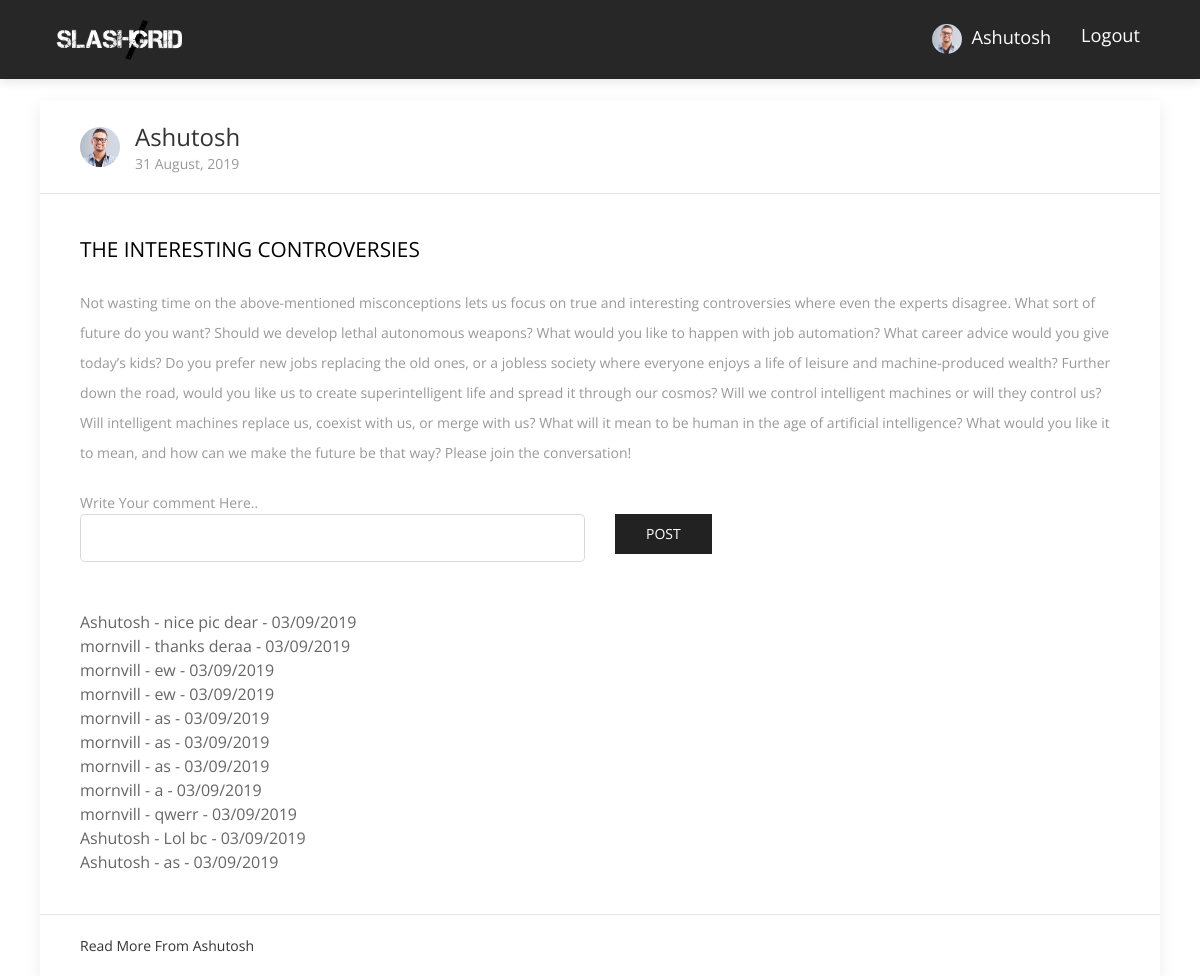
Screenshot of /post/9 (signed in) with the database file from the repository.
### flaskblog/models.py (models this page shows, shortened)
class User(db.Model, UserMixin):
    id = db.Column(db.Integer, primary_key=True)
    username = db.Column(db.String(20), unique=True, nullable=False)
    email = db.Column(db.String(120), unique=True, nullable=False)
    image_file = db.Column(db.String(20), nullable=False, default='default.jpg')
    password = db.Column(db.String(60), nullable=False)
    fb_link = db.Column(db.String(120), unique=True, nullable=True)
    posts = db.relationship('Post', backref='author', lazy=True)
    comment = db.relationship('Comments', backref='author', lazy=True)

class Post(db.Model):
    id = db.Column(db.Integer, primary_key=True)
    title = db.Column(db.String(100), nullable=False)
    date_posted = db.Column(db.DateTime, nullable=False, default=datetime.utcnow)
    content = db.Column(db.Text, nullable=False)
    user_id = db.Column(db.Integer, db.ForeignKey('user.id'), nullable=False)
    comment = db.relationship('Comments', backref='post', lazy=True)

class Comments(db.Model):
    id = db.Column(db.Integer, primary_key=True)
    title = db.Column(db.String(100), nullable=False)
    date_posted = db.Column(db.DateTime, nullable=False, default=datetime.utcnow)
    post_id = db.Column(db.Integer, db.ForeignKey('post.id'), nullable=False)
    user_id = db.Column(db.Integer, db.ForeignKey('user.id'), nullable=False)

### flaskblog/posts/routes.py (the view)
@posts.route("/post/<int:post_id>", methods=['GET', 'POST'])
@login_required
def post(post_id):
    comment = Comments.query.filter_by(post_id=post_id)
    form = CommentsForm()
    if form.validate_on_submit():
        post = Post.query.get(post_id)
        comment = Comments(title=form.title.data, author= current_user, post=post)
        db.session.add(comment)
        db.session.commit()
        return redirect(url_for('posts.post', post_id=post.id))
    post = Post.query.get_or_404(post_id)
    return render_template('post.html', title=post.title, post=post, comments=comment, form=form)

### flaskblog/posts/forms.py
class CommentsForm(FlaskForm):
    title = StringField('Comment..', validators=[DataRequired()])
    submit = SubmitField('Post')

### flaskblog/models.py (called while the page is built)
@login_manager.user_loader
def load_user(user_id):
    return User.query.get(int(user_id))

### flaskblog/templates/post.html (shortened to what this page needs)
{% extends "base.html" %}
{% block content %}
<div class="uk-container" style="margin-top:100px">
    <div class="uk-card uk-card-default uk-width-1-1@m">
      <div class="uk-card-header">
            <div class="uk-grid-small uk-flex-middle" uk-grid>
                <div class="uk-width-auto">
                    <img class="uk-border-circle" width="40" height="40" src="{{ url_for('static', filename='profile_pics/' + post.author.image_file) }}">
                </div>
                <div class="uk-width-expand">
                <h3 class="uk-card-title uk-margin-remove-bottom"  style="text-transform:capitalize"> {{ post.author.username }}
                </h3>
                    <p class="uk-text-meta uk-margin-remove-top"><time datetime="{{ post.date_posted.strftime('%d %B %Y') }}">{{ post.date_posted.strftime('%d %B, %Y') }}</time></p>
                </div>
            </div>
        </div>
        <div class="uk-card-body">
          <p style="font-size: 1.3em;color:black;">{{ post.title }}</p>
          <br>
            <p>{{ post.content }}</p>
            <br>
            <p>
              <form class="login100-form validate-form" method="POST" action="" >
                <span class="login100-form-title p-b-26">
                  Write Your comment Here..
            	</span>
                          <div class="row text-center">
                          <fieldset class="form-group col-lg-6">
                              <div class="form-group">
                                  {% if form.title.errors %}
                                      {{ form.title(class="form-control form-control-lg is-invalid") }}
                                      <div class="invalid-feedback">
                                          {% for error in form.title.errors %}
                                              <span>{{ error }}</span>
                                          {% endfor %}
                                      </div>
                                  {% else %}
                                      {{ form.title(class="form-control form-control-lg") }}
                                  {% endif %}
                              </div>
                          </fieldset>
                          <div class="form-group col-lg-6 text-left">
                              {{ form.submit(class="uk-button uk-button-secondary") }}
                          </div>
                          </div>
              </form>
              {% for comment in comments %}
              {{ comment.author.username }} - {{ comment.title }} - {{ comment.date_posted.strftime('%d/%m/%Y') }}
              <br>
              {% endfor %}
            </p>
        </div>
        <div class="uk-card-footer">
            <a href="{{ url_for('users.user_posts', username=post.author.username) }}" class="uk-button uk-button-text" style="text-transform: capitalize">Read more from {{ post.author.username }}</a>
        </div>
    </div>
</div>
{% endblock %}

### flaskblog/templates/navbar.html (shortened to what this page needs)
<nav class="navbar main-nav  fixed-top navbar-expand-lg" style="background:#272727 !important">
    <div class="container">
        <a class="navbar-brand" href="/"><img src="{{ url_for('static', filename='images/download2.png') }}" alt="logo" width="150" style="padding:10px"></a>
        <div class="collapse navbar-collapse" id="navbarNav">
        <ul class="navbar-nav ml-auto">
          {% if current_user.is_authenticated %}
          <li class="nav-item">
              <a class="nav-link" href="{{ url_for('users.account') }}" style="text-transform: capitalize;color:white;font-size:1.3em">
                  <img class="rounded-circle" src="{{ url_for('static', filename='profile_pics/' + current_user.image_file) }}" width="30">
                  &nbsp;{{ current_user.username }}
              </a>
          </li>
          <li class="nav-item">
              <a class="nav-link" href="{{ url_for('users.logout') }}" style="color:white;font-size:1.3em">Logout</a>
          </li>
         {% endif %}
        </ul>
        </div>
    </div>
</nav>

### flaskblog/static/css/style.css (style rules this page uses)
body { font-family: "Open Sans", sans-serif; -webkit-font-smoothing: antialiased; }
h1, h2, h3, h4, h5, h6 { font-family: "Open Sans", sans-serif; color: #5e5e5e; font-weight: 400; line-height: 1; }
h3 { font-size: 36px; }
p, a, li, blockquote, label, span { font-size: 14px; letter-spacing: 0; line-height: 22px; color: #999999; margin-bottom: 0; }
p { line-height: 30px; }
.transition, .main-nav, .main-nav .navbar-brand { transition: .3s ease; }
.main-nav { background: #7d71d3; box-shadow: 0px 3px 10px 0px rgba(0, 0, 0, 0.1); }
.main-nav .navbar-brand { padding: 0; }
.main-nav .navbar-nav .nav-item { position: relative; }
.main-nav .navbar-nav .nav-item .nav-link { position: relative; text-align: center; font-size: 13px; color: #000; padding-left: 15px; padding-right: 15px; }

### rows the page displays
User: image_file (picture), username "Ashutosh", author.username "Ashutosh"
Post: date_posted "31 August, 2019", title "THE INTERESTING CONTROVERSIES", content "Not wasting time on the above-mentioned misconceptions lets us focus on true and interesting controversies where even the experts disagree. What sort of future do you want? Should we develop lethal autonomous weapons? What would you like to happen with job automation? What career advice would you give today’s kids? Do you prefer new jobs replacing the old ones, or a jobless society where everyone enjoys a life of leisure and machine-produced wealth? Further down the road, would you like us to create superintelligent life and spread it through our cosmos? Will we control intelligent machines or will they control us? Will intelligent machines replace us, coexist with us, or merge with us?…"
Comments: author.username "Ashutosh", title "nice pic dear", date_posted "03/09/2019"
Comments: author.username "mornvill", title "thanks deraa", date_posted "03/09/2019"
Comments: author.username "mornvill", title "ew", date_posted "03/09/2019"
Comments: author.username "mornvill", title "ew", date_posted "03/09/2019"
Comments: author.username "mornvill", title "as", date_posted "03/09/2019"
Comments: author.username "mornvill", title "as", date_posted "03/09/2019"
Comments: author.username "mornvill", title "as", date_posted "03/09/2019"
Comments: author.username "mornvill", title "a", date_posted "03/09/2019"
Comments: author.username "mornvill", title "qwerr", date_posted "03/09/2019"
Comments: author.username "Ashutosh", title "Lol bc", date_posted "03/09/2019"
Comments: author.username "Ashutosh", title "as", date_posted "03/09/2019"
